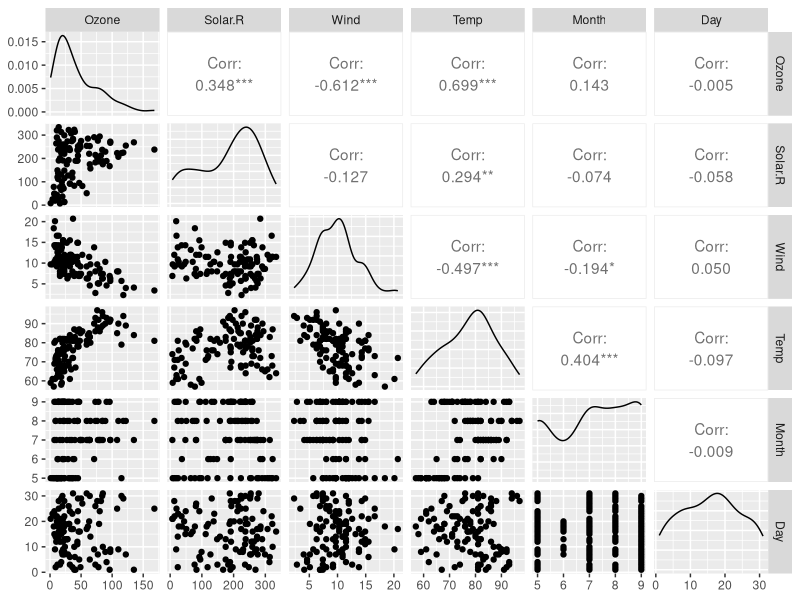
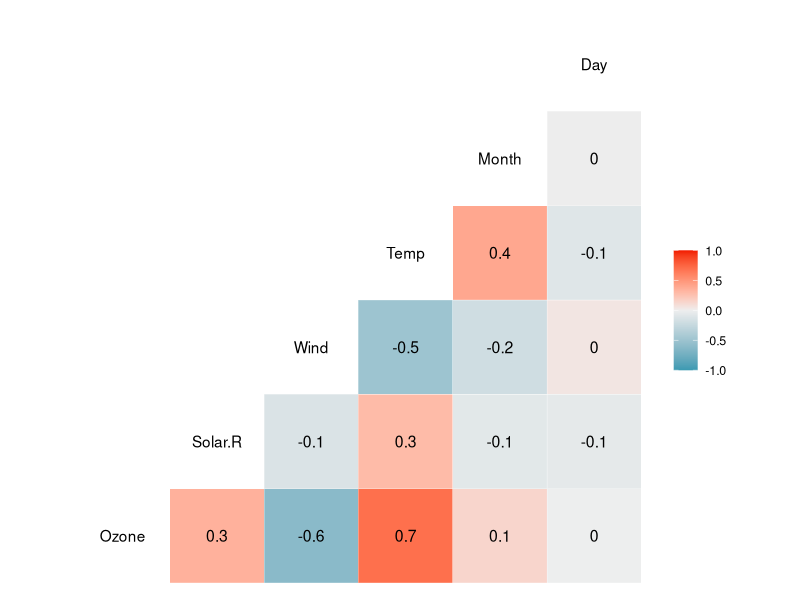
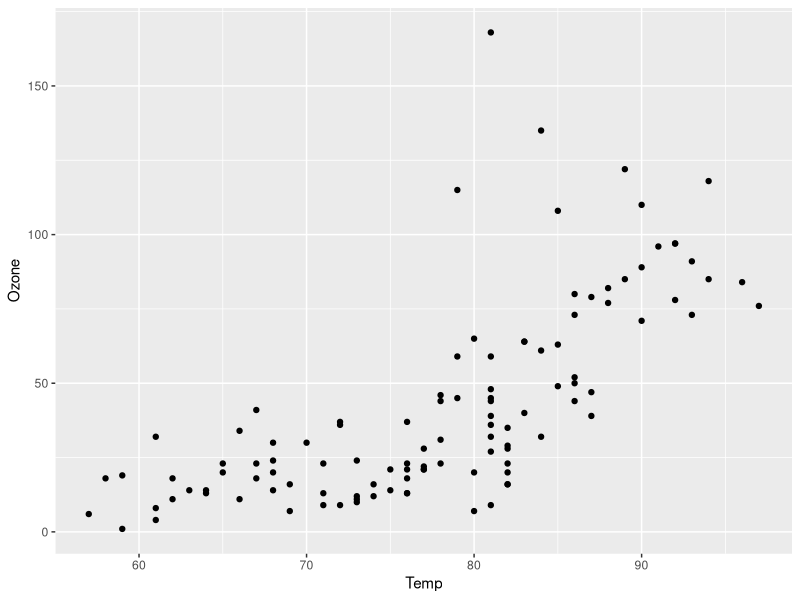
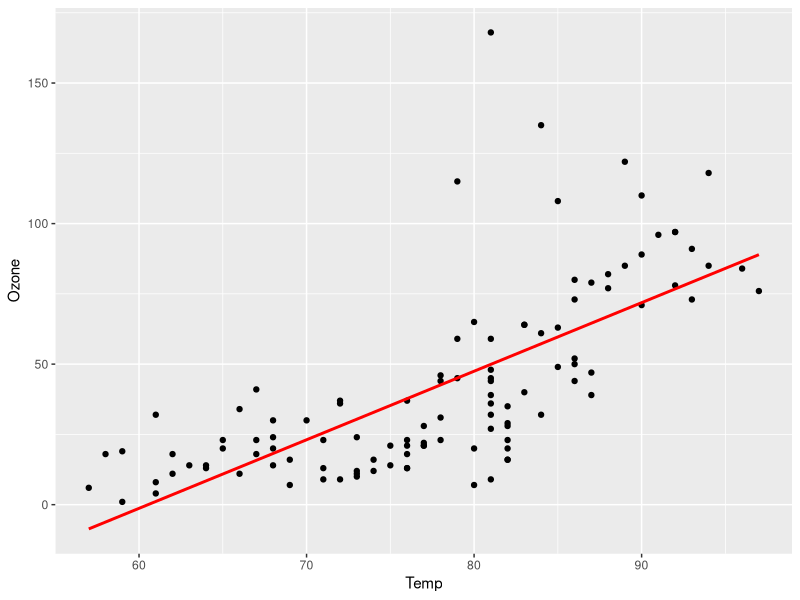

These figures' R source, in order: (Note: this script raises an error after producing the figures.)
## ---- chunk 1
library(GGally)
library(tidyverse)
library(car)
library(lmtest)
## ---- chunk 2
air = airquality
summary(air)
## ---- chunk 3
air2 = drop_na(air)
head(air2)
## ---- chunk 4
ggpairs(air2)
## ---- chunk 5
ggcorr(air2, label=TRUE)
## ---- chunk 6
ggplot(air2, aes(Temp, Ozone)) +
  geom_point()
## ---- chunk 7
model1 = lm(Ozone ~ Temp, air2)
summary(model1)

confint(model1)
## ---- chunk 8
ggplot(air2, aes(Temp, Ozone)) +
  geom_point() +
  geom_smooth(method = "lm", se = FALSE, color = "red")
## ---- chunk 9
testdata = data.frame(Temp = 80)
predict(model1, newdata = testdata, interval = "predict")
## ---- chunk 10
dwtest(model1)
qqPlot(model1)
